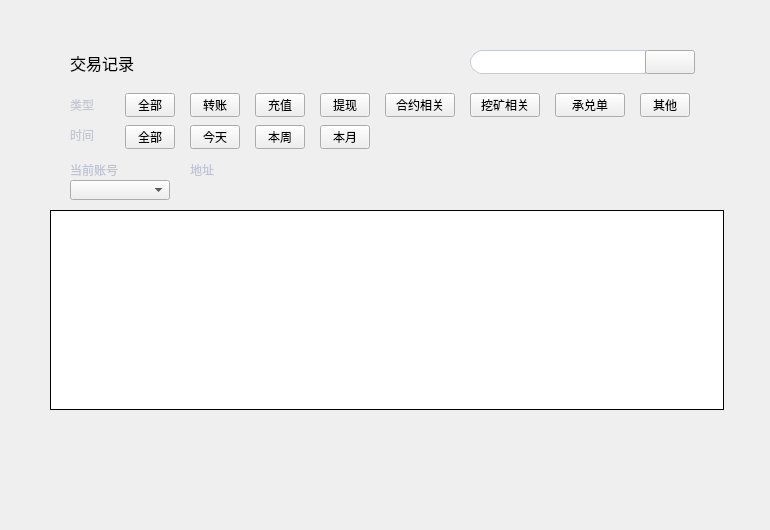
<?xml version="1.0" encoding="UTF-8"?>
<ui version="4.0">
 <class>AllTransactionWidget</class>
 <widget class="QWidget" name="AllTransactionWidget">
  <property name="geometry">
   <rect>
    <x>0</x>
    <y>0</y>
    <width>770</width>
    <height>530</height>
   </rect>
  </property>
  <property name="font">
   <font>
    <family>Microsoft YaHei UI Light</family>
   </font>
  </property>
  <property name="windowTitle">
   <string>Form</string>
  </property>
  <widget class="QLabel" name="title_label">
   <property name="geometry">
    <rect>
     <x>70</x>
     <y>50</y>
     <width>200</width>
     <height>26</height>
    </rect>
   </property>
   <property name="font">
    <font>
     <pointsize>12</pointsize>
    </font>
   </property>
   <property name="text">
    <string>交易记录</string>
   </property>
  </widget>
  <widget class="QLabel" name="label">
   <property name="geometry">
    <rect>
     <x>70</x>
     <y>95</y>
     <width>50</width>
     <height>20</height>
    </rect>
   </property>
   <property name="styleSheet">
    <string notr="true">color: rgb(198, 202, 212);
font: 12px &quot;Microsoft YaHei UI Light&quot;;</string>
   </property>
   <property name="text">
    <string>类型</string>
   </property>
  </widget>
  <widget class="QLabel" name="label_2">
   <property name="geometry">
    <rect>
     <x>70</x>
     <y>125</y>
     <width>50</width>
     <height>20</height>
    </rect>
   </property>
   <property name="styleSheet">
    <string notr="true">color: rgb(198, 202, 212);
font: 12px &quot;Microsoft YaHei UI Light&quot;;</string>
   </property>
   <property name="text">
    <string>时间</string>
   </property>
  </widget>
  <widget class="QToolButton" name="typeAllBtn">
   <property name="geometry">
    <rect>
     <x>125</x>
     <y>93</y>
     <width>50</width>
     <height>24</height>
    </rect>
   </property>
   <property name="cursor">
    <cursorShape>PointingHandCursor</cursorShape>
   </property>
   <property name="styleSheet">
    <string notr="true"/>
   </property>
   <property name="text">
    <string>全部</string>
   </property>
  </widget>
  <widget class="QToolButton" name="typeTransferBtn">
   <property name="geometry">
    <rect>
     <x>190</x>
     <y>93</y>
     <width>50</width>
     <height>24</height>
    </rect>
   </property>
   <property name="cursor">
    <cursorShape>PointingHandCursor</cursorShape>
   </property>
   <property name="styleSheet">
    <string notr="true"/>
   </property>
   <property name="text">
    <string>转账</string>
   </property>
  </widget>
  <widget class="QToolButton" name="typeDepositBtn">
   <property name="geometry">
    <rect>
     <x>255</x>
     <y>93</y>
     <width>50</width>
     <height>24</height>
    </rect>
   </property>
   <property name="cursor">
    <cursorShape>PointingHandCursor</cursorShape>
   </property>
   <property name="styleSheet">
    <string notr="true"/>
   </property>
   <property name="text">
    <string>充值</string>
   </property>
  </widget>
  <widget class="QToolButton" name="typeWithdrawBtn">
   <property name="geometry">
    <rect>
     <x>320</x>
     <y>93</y>
     <width>50</width>
     <height>24</height>
    </rect>
   </property>
   <property name="cursor">
    <cursorShape>PointingHandCursor</cursorShape>
   </property>
   <property name="styleSheet">
    <string notr="true"/>
   </property>
   <property name="text">
    <string>提现</string>
   </property>
  </widget>
  <widget class="QToolButton" name="typeContractBtn">
   <property name="geometry">
    <rect>
     <x>385</x>
     <y>93</y>
     <width>70</width>
     <height>24</height>
    </rect>
   </property>
   <property name="cursor">
    <cursorShape>PointingHandCursor</cursorShape>
   </property>
   <property name="styleSheet">
    <string notr="true"/>
   </property>
   <property name="text">
    <string>合约相关</string>
   </property>
  </widget>
  <widget class="QToolButton" name="typeOtherBtn">
   <property name="geometry">
    <rect>
     <x>640</x>
     <y>93</y>
     <width>50</width>
     <height>24</height>
    </rect>
   </property>
   <property name="cursor">
    <cursorShape>PointingHandCursor</cursorShape>
   </property>
   <property name="styleSheet">
    <string notr="true"/>
   </property>
   <property name="text">
    <string>其他</string>
   </property>
  </widget>
  <widget class="QToolButton" name="timeAllBtn">
   <property name="geometry">
    <rect>
     <x>125</x>
     <y>125</y>
     <width>50</width>
     <height>24</height>
    </rect>
   </property>
   <property name="cursor">
    <cursorShape>PointingHandCursor</cursorShape>
   </property>
   <property name="styleSheet">
    <string notr="true"/>
   </property>
   <property name="text">
    <string>全部</string>
   </property>
  </widget>
  <widget class="QToolButton" name="timeDayBtn">
   <property name="geometry">
    <rect>
     <x>190</x>
     <y>125</y>
     <width>50</width>
     <height>24</height>
    </rect>
   </property>
   <property name="cursor">
    <cursorShape>PointingHandCursor</cursorShape>
   </property>
   <property name="styleSheet">
    <string notr="true"/>
   </property>
   <property name="text">
    <string>今天</string>
   </property>
  </widget>
  <widget class="QToolButton" name="timeWeekBtn">
   <property name="geometry">
    <rect>
     <x>255</x>
     <y>125</y>
     <width>50</width>
     <height>24</height>
    </rect>
   </property>
   <property name="cursor">
    <cursorShape>PointingHandCursor</cursorShape>
   </property>
   <property name="styleSheet">
    <string notr="true"/>
   </property>
   <property name="text">
    <string>本周</string>
   </property>
  </widget>
  <widget class="QToolButton" name="timeMonthBtn">
   <property name="geometry">
    <rect>
     <x>320</x>
     <y>125</y>
     <width>50</width>
     <height>24</height>
    </rect>
   </property>
   <property name="cursor">
    <cursorShape>PointingHandCursor</cursorShape>
   </property>
   <property name="styleSheet">
    <string notr="true"/>
   </property>
   <property name="text">
    <string>本月</string>
   </property>
  </widget>
  <widget class="QLabel" name="label_3">
   <property name="geometry">
    <rect>
     <x>70</x>
     <y>160</y>
     <width>100</width>
     <height>20</height>
    </rect>
   </property>
   <property name="font">
    <font>
     <family>微软雅黑</family>
    </font>
   </property>
   <property name="styleSheet">
    <string notr="true">color: rgb(192, 196, 212);</string>
   </property>
   <property name="text">
    <string>当前账号</string>
   </property>
   <property name="alignment">
    <set>Qt::AlignLeading|Qt::AlignLeft|Qt::AlignVCenter</set>
   </property>
  </widget>
  <widget class="QComboBox" name="accountComboBox">
   <property name="geometry">
    <rect>
     <x>70</x>
     <y>180</y>
     <width>100</width>
     <height>20</height>
    </rect>
   </property>
   <property name="font">
    <font>
     <family>微软雅黑</family>
     <weight>50</weight>
     <bold>false</bold>
    </font>
   </property>
   <property name="focusPolicy">
    <enum>Qt::NoFocus</enum>
   </property>
   <property name="styleSheet">
    <string notr="true"/>
   </property>
  </widget>
  <widget class="QLabel" name="label_4">
   <property name="geometry">
    <rect>
     <x>190</x>
     <y>160</y>
     <width>100</width>
     <height>20</height>
    </rect>
   </property>
   <property name="font">
    <font>
     <family>微软雅黑</family>
    </font>
   </property>
   <property name="styleSheet">
    <string notr="true">color: rgb(192, 196, 212);</string>
   </property>
   <property name="text">
    <string>地址</string>
   </property>
   <property name="alignment">
    <set>Qt::AlignLeading|Qt::AlignLeft|Qt::AlignVCenter</set>
   </property>
  </widget>
  <widget class="QLabel" name="addressLabel">
   <property name="geometry">
    <rect>
     <x>190</x>
     <y>180</y>
     <width>300</width>
     <height>20</height>
    </rect>
   </property>
   <property name="font">
    <font>
     <family>微软雅黑</family>
    </font>
   </property>
   <property name="styleSheet">
    <string notr="true">QLabel{color: rgb(192, 196, 212);}</string>
   </property>
   <property name="text">
    <string/>
   </property>
   <property name="alignment">
    <set>Qt::AlignLeading|Qt::AlignLeft|Qt::AlignVCenter</set>
   </property>
   <property name="textInteractionFlags">
    <set>Qt::LinksAccessibleByMouse|Qt::TextSelectableByMouse</set>
   </property>
  </widget>
  <widget class="QTableWidget" name="transactionsTableWidget">
   <property name="geometry">
    <rect>
     <x>50</x>
     <y>210</y>
     <width>674</width>
     <height>200</height>
    </rect>
   </property>
   <property name="cursor" stdset="0">
    <cursorShape>PointingHandCursor</cursorShape>
   </property>
   <property name="layoutDirection">
    <enum>Qt::LeftToRight</enum>
   </property>
   <property name="styleSheet">
    <string notr="true"/>
   </property>
   <property name="frameShape">
    <enum>QFrame::Box</enum>
   </property>
   <property name="frameShadow">
    <enum>QFrame::Plain</enum>
   </property>
   <property name="verticalScrollBarPolicy">
    <enum>Qt::ScrollBarAsNeeded</enum>
   </property>
   <property name="horizontalScrollBarPolicy">
    <enum>Qt::ScrollBarAlwaysOff</enum>
   </property>
   <property name="autoScroll">
    <bool>true</bool>
   </property>
   <property name="editTriggers">
    <set>QAbstractItemView::NoEditTriggers</set>
   </property>
   <property name="selectionMode">
    <enum>QAbstractItemView::NoSelection</enum>
   </property>
   <property name="iconSize">
    <size>
     <width>19</width>
     <height>12</height>
    </size>
   </property>
   <property name="showGrid">
    <bool>true</bool>
   </property>
   <property name="gridStyle">
    <enum>Qt::SolidLine</enum>
   </property>
   <attribute name="horizontalHeaderVisible">
    <bool>false</bool>
   </attribute>
   <attribute name="horizontalHeaderCascadingSectionResizes">
    <bool>false</bool>
   </attribute>
   <attribute name="horizontalHeaderHighlightSections">
    <bool>false</bool>
   </attribute>
   <attribute name="verticalHeaderVisible">
    <bool>false</bool>
   </attribute>
   <attribute name="verticalHeaderHighlightSections">
    <bool>false</bool>
   </attribute>
   <column>
    <property name="text">
     <string>区块高度</string>
    </property>
    <property name="font">
     <font>
      <family>微软雅黑</family>
     </font>
    </property>
    <property name="textAlignment">
     <set>AlignCenter</set>
    </property>
   </column>
   <column>
    <property name="text">
     <string>时间</string>
    </property>
    <property name="font">
     <font>
      <family>微软雅黑</family>
     </font>
    </property>
    <property name="textAlignment">
     <set>AlignCenter</set>
    </property>
   </column>
   <column>
    <property name="text">
     <string>对方账户</string>
    </property>
    <property name="font">
     <font>
      <family>微软雅黑</family>
     </font>
    </property>
    <property name="textAlignment">
     <set>AlignCenter</set>
    </property>
   </column>
   <column>
    <property name="text">
     <string>数量</string>
    </property>
    <property name="font">
     <font>
      <family>微软雅黑</family>
     </font>
    </property>
    <property name="textAlignment">
     <set>AlignCenter</set>
    </property>
   </column>
   <column>
    <property name="text">
     <string>手续费(LNK)</string>
    </property>
    <property name="font">
     <font>
      <family>微软雅黑</family>
     </font>
    </property>
    <property name="textAlignment">
     <set>AlignCenter</set>
    </property>
   </column>
   <column>
    <property name="text">
     <string>交易ID</string>
    </property>
    <property name="font">
     <font>
      <family>微软雅黑</family>
     </font>
    </property>
    <property name="textAlignment">
     <set>AlignCenter</set>
    </property>
   </column>
   <column>
    <property name="text">
     <string>状态</string>
    </property>
    <property name="font">
     <font>
      <family>微软雅黑</family>
     </font>
    </property>
    <property name="textAlignment">
     <set>AlignCenter</set>
    </property>
   </column>
   <column>
    <property name="text">
     <string>类型</string>
    </property>
    <property name="font">
     <font>
      <family>微软雅黑</family>
     </font>
    </property>
    <property name="textAlignment">
     <set>AlignCenter</set>
    </property>
   </column>
  </widget>
  <widget class="QToolButton" name="typeMineBtn">
   <property name="geometry">
    <rect>
     <x>470</x>
     <y>93</y>
     <width>70</width>
     <height>24</height>
    </rect>
   </property>
   <property name="cursor">
    <cursorShape>PointingHandCursor</cursorShape>
   </property>
   <property name="styleSheet">
    <string notr="true"/>
   </property>
   <property name="text">
    <string>挖矿相关</string>
   </property>
  </widget>
  <widget class="QToolButton" name="typeGuaranteeBtn">
   <property name="geometry">
    <rect>
     <x>555</x>
     <y>93</y>
     <width>70</width>
     <height>24</height>
    </rect>
   </property>
   <property name="cursor">
    <cursorShape>PointingHandCursor</cursorShape>
   </property>
   <property name="styleSheet">
    <string notr="true"/>
   </property>
   <property name="text">
    <string>承兑单</string>
   </property>
  </widget>
  <widget class="QLineEdit" name="searchLineEdit">
   <property name="geometry">
    <rect>
     <x>470</x>
     <y>50</y>
     <width>176</width>
     <height>24</height>
    </rect>
   </property>
   <property name="styleSheet">
    <string notr="true">border:1px solid rgb(198,202,212);border-top-left-radius:12px;border-bottom-left-radius:12px;
color: rgb(198,202,212);padding: 0px 10px 0px 10px;
font: 12px &quot;微软雅黑&quot;;
</string>
   </property>
  </widget>
  <widget class="QPushButton" name="searchBtn">
   <property name="geometry">
    <rect>
     <x>645</x>
     <y>50</y>
     <width>50</width>
     <height>24</height>
    </rect>
   </property>
   <property name="cursor">
    <cursorShape>PointingHandCursor</cursorShape>
   </property>
   <property name="styleSheet">
    <string notr="true">border-image: url(:/ui/wallet_ui/searchBtn.png);</string>
   </property>
   <property name="text">
    <string/>
   </property>
  </widget>
 </widget>
 <resources/>
 <connections/>
</ui>
